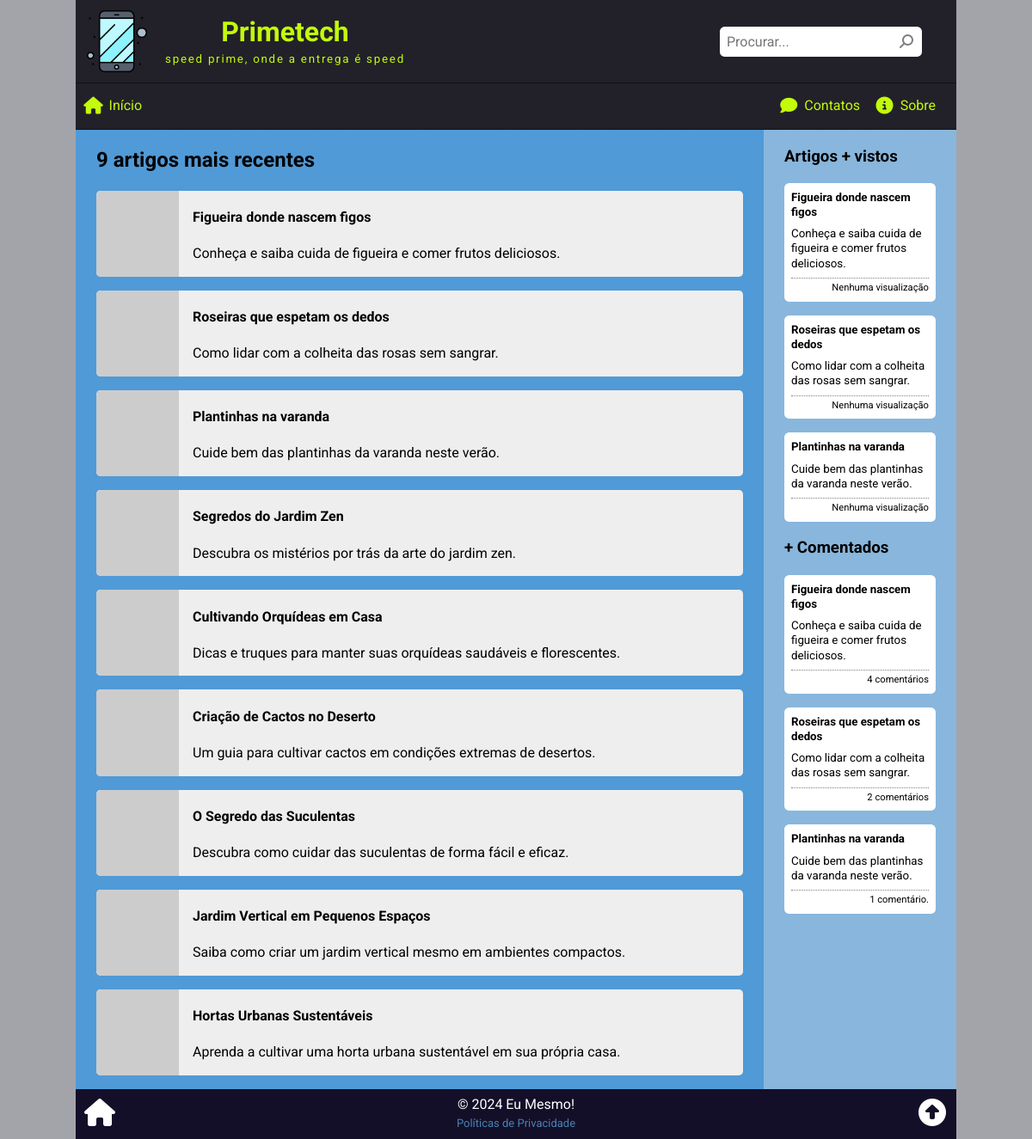
Before: / with the older database file.
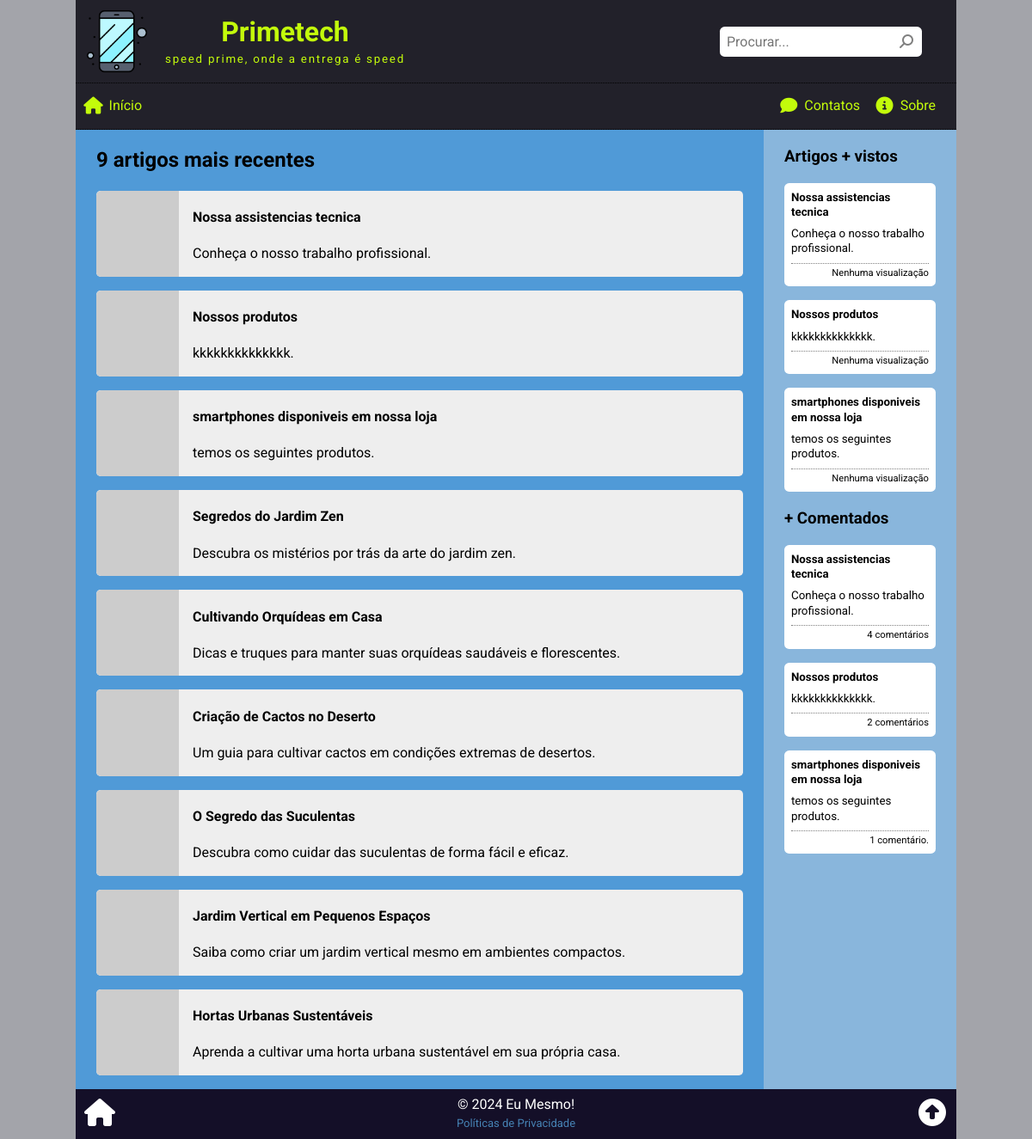
After: the same page with the newer database file.
### tables this page shows
CREATE TABLE article (
    art_id INT PRIMARY KEY AUTO_INCREMENT,
    art_date TIMESTAMP DEFAULT CURRENT_TIMESTAMP,
    art_thumbnail VARCHAR(255),
    art_title VARCHAR(127),
    art_summary VARCHAR(255),
    art_author INT,
    art_content TEXT,
    art_views INT DEFAULT '0',
    art_status ENUM('on', 'off', 'del') DEFAULT 'on',
    FOREIGN KEY (art_author) REFERENCES employee(emp_id)
);

### _global.php (the view, shortened to what this page needs)
<?php
$site = [
    "sitename" => "Primetech",
    "title" => "Primetech",
    "slogan" => "speed prime, onde a entrega é speed",
    "logo" => "logos.png",
    "mysql_hostname" => "localhost",
    "mysql_username" => "root",
    "mysql_password" => "",
    "mysql_database" => "helloword",
    "summary_length" => 40,
    "social_list" => [
        [
            "name" => "GitHub.com",
            "link" => "https://github.com/Luferat",
            "icon" => "fa-brands fa-square-github fa-fw",
            "color" => "#333"
        ], [
            "name" => "X / Twitter",
            "link" => "https://twitter.com/Luferat",
            "icon" => "fa-brands fa-square-x-twitter fa-fw",
            "color" => "#14171a"
        ], [
            "name" => "Youtube",
            "link" => "https://www.youtube.com/channel/UCkN6I-gfJlL5lUj9shkyxPQ",
            "icon" => "fa-brands fa-square-youtube fa-fw",
            "color" => "#ff0000"
        ], [
            "name" => "Facebook",
            "link" => "https://facebook.com/Luferat",
            "icon" => "fa-brands fa-square-facebook fa-fw",
            "color" => "#1877f2"
        ], [
            "name" => "Instagram",
            "link" => "https://instagram.com/Luferat",
            "icon" => "fa-brands fa-square-instagram fa-fw",
            "color" => "#405de6"
        ], [
            "name" => "LinkedIn",
            "link" => "https://www.linkedin.com/in/luferat/",
            "icon" => "fa-brands fa-linkedin fa-fw",
            "color" => "#0a66c2"
        ]
    ]
];
$conn = new mysqli(
    $site["mysql_hostname"],
    $site["mysql_username"],
    $site["mysql_password"],
    $site["mysql_database"]
);
$conn->query("SET NAMES 'utf8'");
$conn->query('SET character_set_connection=utf8');
$conn->query('SET character_set_client=utf8');
$conn->query('SET character_set_results=utf8');
$conn->query('SET GLOBAL lc_time_names = pt_BR');
$conn->query('SET lc_time_names = pt_BR');
function view_article($article_id)
{
    global $conn;
    $sql = <<<SQL
        SELECT
            art_id, art_thumbnail, art_title, art_summary
        FROM article
        WHERE
            art_id = '{$article_id}';
    SQL;
    $res = $conn->query($sql);
    $art = $res->fetch_assoc();
    return <<<HTML
        <div class="article" onclick="location.href = 'view.php?id={$art['art_id']}'">
        <img src="{$art['art_thumbnail']}" alt="{$art['art_title']}">
        <div>
            <h4>{$art['art_title']}</h4>
            <p>{$art['art_summary']}</p>
        </div>
        </div>
    HTML;
}
function aside_box($data = [])
{
    $clicked = $title = $body = $body_content = $footer = '';
    if (isset($data['href']))
        $clicked = 'class="clicked" onclick="location.href = \'' . $data['href'] . '\'"';
    if (isset($data['title']))
        $title = "<h5>{$data['title']}</h5>";
    if (isset($data['body'])) {
        if (isset($data['limit']))
            $body_content = cutString($data['body'], $data['limit']);
        else
            $body_content = $data['body'];
        $body = '<small title="' . $data['body'] . '">' . $body_content . '</small>';
    }
    if (isset($data['footer']))
        $footer = '<small class="footer">' . $data['footer'] . '</small>';
    $out = <<<HTML
        <div {$clicked}>
            {$title}
            {$body}
            {$footer}
        </div>
    HTML;
    return $out;
}

### index.php
<?php
require("_global.php");
$page = array(
    "title" => $site['slogan'],
    "css" => "index.css",
);
$sql = <<<SQL
SELECT
-- Obter o id
	art_id
FROM article
-- Obter somente artigos no passado e presente
-- Não obter artigos agendados para o futuro
	WHERE art_date <= NOW()
-- Obter somente artigos com status = 'on'
		AND art_status = 'on'
-- Ordenados pela data de publicação com os mais recentes primeiro
	ORDER BY art_date DESC;
SQL;
$res = $conn->query($sql);
$total = $res->num_rows;
$articles = '';
if ($total == 0) :
    $articles = "<h2>Artigos recentes</h2><p>Não achei nada!</p>";
else :
    if ($total == 1) $articles = '<h2>Artigo mais recente</h2>';
    else $articles = "<h2>{$total} artigos mais recentes</h2>";
    while ($art = $res->fetch_assoc()) :
        $articles .= view_article($art['art_id']);
    endwhile;
endif;
require('_header.php');
?>
<article>
    <?php echo $articles ?>
</article>
<aside>
    <?php
    require('widgets/_mostviewed.php');
    require('widgets/_mostcommented.php');
    ?>
</aside>
<?php require('_footer.php') ?>

### _header.php (shortened to what this page needs)
<?php
$_css = $_js = '';
if (isset($page['css']))
    $_css = '<link rel="stylesheet" href="assets/css/' . $page["css"] . '">' . "\n";
?>
<!DOCTYPE html>
<html lang="pt-br">
<head>
    <link rel="stylesheet" href="assets/css/global.css">
    <?php
    echo $_css;
    ?>
</head>
<body>
    <div id="wrap">
        <header>
            <div class="header-logo-title">
                <a href="index.php" title="Página inicial">
                    <img src="assets/img/<?php echo $site["logo"] ?>" alt="Logotipo de <?php echo $site["sitename"] ?>">
                </a>
                <div class="header-title">
                    <h1><?php echo $site["title"] ?></h1>
                    <small><?php echo $site["slogan"] ?></small>
                </div>
            </div>
            <div class="header-search">
                <form action="search.php" method="get" onclick="return searchCheck()">
                    <input type="search" name="q" id="headerSearch" placeholder="Procurar..." value="<?php echo isset($query)? $query : '' ?>">
                    <button type="submit"><i class="fa-solid fa-magnifying-glass fa-fw fa-flip-horizontal"></i></button>
                </form>
            </div>
        </header>
        <nav>
            <a href="index.php" title="Página inicial">
                <i class="fa-solid fa-house fa-fw"></i>
                <span>Início</span>
            </a>
            <a href="contacts.php" title="Faça Contato">
                <i class="fa-solid fa-comment fa-fw"></i>
                <span>Contatos</span>
            </a>
            <a href="about.php" title="Sobre agente">
                <i class="fa-solid fa-circle-info fa-fw"></i>
                <span>Sobre</span>
            </a>
            <a id="userAccess" href="login.php" title="Logue-se">
            </a>
        </nav>
        <main>

### widgets/_mostviewed.php
<?php
$num_list = (isset($num_list)) ? intval($num_list) : 3;
$sql = <<<SQL
SELECT
    art_id, art_title, art_summary, art_views
FROM article
WHERE
    art_status = 'on'
    AND art_date <= NOW()
ORDER BY art_views DESC
LIMIT {$num_list};
SQL;
$res = $conn->query($sql);
$aside_viewed = '
    <div class="aside_block">
        <h3>Artigos + vistos</h3>
';
while ($mv = $res->fetch_assoc()) :
    if (intval($mv['art_views']) == 0) $art_views = "Nenhuma visualização";
    elseif ($mv['art_views'] == 1) $art_views = "1 visualização";
    else $art_views = "{$mv['art_views']} visualizações";
    $aside_viewed .= aside_box([
        'href' => "view.php?id={$mv['art_id']}",
        'title' => $mv['art_title'],
        'body' => $mv['art_summary'],
        'footer' => $art_views
    ]);
endwhile;
$aside_viewed .= '</div>';
echo $aside_viewed;

### widgets/_mostcommented.php
<?php
$num_list = isset($num_list) ? intval($num_list) : 3;
$sql = <<<SQL
SELECT
    -- ID do artigo
    cmt_article,
    -- Conta os registros / comentários
    COUNT(*) AS total_comments,
    -- Dados do artigo
    art_title, art_summary
FROM comment
    -- Relacionamento entre tabelas comment e article
    INNER JOIN article ON cmt_article = art_id
WHERE
    -- Requisitos pré estabelecidos
    cmt_status = 'on'
    AND art_status = 'on'
    AND art_date <= NOW()
-- Agrupa os registros que tem o mesmo cmt_article (ID do artigo)
GROUP BY cmt_article
-- Ordena pelo total de registros / comentários
ORDER BY total_comments DESC
-- Limita os registros
LIMIT {$num_list};
SQL;
$res = $conn->query($sql);
if ($res->num_rows > 0) :
    $html_view = '<h3>+ Comentados</h3>';
    while ($art = $res->fetch_assoc()) :
        if ($art['total_comments'] == 1)
            $tot = '1 comentário.';
        else
            $tot = $art['total_comments'] . ' comentários';
        $html_view .= <<<HTML
<div onclick="location.href='view.php?id={$art['cmt_article']}'">
    <h5>{$art['art_title']}</h5>
    <small>{$art['art_summary']}</small>
    <small class="footer">{$tot}</small>
</div>
HTML;
    endwhile;
endif;
?>
<div class="aside_block">
    <?php echo $html_view ?>
</div>

### _footer.php (shortened to what this page needs)
</main>
<footer>
    <a href="index.php">
        <i class="fa-solid fa-house fa-fw"></i>
    </a>
    <div>
        <div>&copy; 2024 Eu Mesmo!</div>
        <a href="privacy.php">Políticas de Privacidade</a>
    </div>
    <a href="#wrap">
        <i class="fa-solid fa-circle-up fa-fw"></i>
    </a>
</footer>
</div>
</body>
</html>

### assets/css/global.css (style rules this page uses)
* { box-sizing: border-box; outline: none; }
html, body { position: relative; width: 100%; height: 100%; padding: 0; margin: 0; font-family: 'Roboto', Arial, Helvetica, sans-serif; font-size: 16px; line-height: 1.3; }
body { background-color: rgba(103, 104, 114, 0.6); background-image: url('../img/back01.png'); background-attachment: fixed; background-position: center; background-repeat: repeat; }
a { color: steelblue; text-decoration: none; }
#wrap { position: relative; width: 100%; height: 100%; max-width: 1024px; margin: auto; display: flex; flex-direction: column; }
header { background-color: #22212a; display: flex; flex-direction: column; }
.header-logo-title { display: flex; align-items: center; }
header img { display: block; height: 5rem; margin: .5rem 1rem .5rem .5rem; }
.header-title { color: #c3fb0b; text-align: center; }
.header-title h1 { margin: 0; }
.header-title small { letter-spacing: .11rem; }
.header-search { background-color: #22212a; padding: 1rem; }
.header-search form { height: 100%; display: flex; align-items: center; }
.header-search form input, .header-search form button { padding: .5rem; border: none; background-color: rgb(255, 255, 255); }
.header-search form input { flex-grow: 1; border-radius: .35rem 0 0 .35rem; }
.header-search form button { border-radius: 0 .35rem .35rem 0; color: grey; }
nav { background-color: #22212a; border-top: 1px dotted #000; border-bottom: 1px dotted #000; display: flex; align-items: center; justify-content: space-around; }
nav a { padding: 1rem .5rem; text-align: center; color: #c3fb0b; display: flex; flex-direction: column; align-items: center; }
nav a i { font-size: 2.2rem; margin-bottom: .25rem; }
main { display: flex; flex-direction: column; flex-grow: 1; }
main article, main aside { padding: 0 1.5rem; }
main article { background-color: rgba(71, 153, 220, 0.9); flex-grow: 1; }
main aside { background-color: rgba(135, 184, 225, 0.9); min-height: 5rem; }
footer { background-color: #140f28; color: #ffffff; display: flex; align-items: center; }
footer>div { flex-grow: 1; text-align: center; }
footer>a { font-size: 2rem; padding: .5rem; color: #fff; }
footer>div>a { font-size: small; }
input, textarea, button { font-family: inherit; font-size: inherit; }
button { border: none; padding: .35rem 1rem; border-radius: .3rem; }
@media only screen and (min-width: 768px) { main { flex-direction: row; } }
@media only screen and (min-width: 768px) { main aside { min-width: 14rem; max-width: 14rem; } }
@media only screen and (min-width: 768px) { header { flex-direction: row; justify-content: space-between; } }
@media only screen and (min-width: 768px) { .header-search form { margin-left: 1.5rem; margin-right: 1.5rem; } }
@media screen and (min-width: 425px) { nav { justify-content: flex-end; } }
@media screen and (min-width: 425px) { nav a { flex-direction: row; } }
@media screen and (min-width: 425px) { nav a:first-child { margin-right: auto; } }
@media screen and (min-width: 425px) { nav a i { font-size: 1.25rem; margin-bottom: 0; margin-right: .35rem; } }
.aside_block div { background-color: #ffffff; padding: .5rem; border-radius: .35rem; margin-bottom: 1rem; }
.clicked { cursor: pointer; }
.aside_block h5 { margin: 0; }
.aside_block small { display: block; margin-top: .5rem; }
.aside_block small.footer { border-top: 1px dotted grey; padding-top: .25rem; font-size: 70%; text-align: right; }

### assets/css/index.css (style rules this page uses)
.article { background-color: #eee; display: flex; flex-direction: column; margin-bottom: 1rem; cursor: pointer; border-radius: .3rem; }
.article img { width: 100%; height: auto; border-radius: .35rem .35rem 0 0; }
.article div { padding: 0 1rem; }
@media screen and (min-width: 768px) { .article { flex-direction: row; } }
@media screen and (min-width: 768px) { .article img { width: 6rem; height: auto; border-radius: .35rem 0 0 .35rem; } }

Changed rows visible on the page:
changed article: art_title "Figueira donde nascem figos" → "Nossa assistencias tecnica"; art_summary "Conheça e saiba cuida de figueira e comer frutos deliciosos." → "Conheça o nosso trabalho profissional."; title "Figueira donde nascem figos" → "Nossa assistencias tecnica"; body_content "Conheça e saiba cuida de figueira e comer frutos deliciosos." → "Conheça o nosso trabalho profissional."
changed article: art_title "Roseiras que espetam os dedos" → "Nossos produtos"; art_summary "Como lidar com a colheita das rosas sem sangrar." → "kkkkkkkkkkkkkk."; title "Roseiras que espetam os dedos" → "Nossos produtos"; body_content "Como lidar com a colheita das rosas sem sangrar." → "kkkkkkkkkkkkkk."
changed article: art_title "Plantinhas na varanda" → "smartphones disponiveis em nossa loja"; art_summary "Cuide bem das plantinhas da varanda neste verão." → "temos os seguintes produtos."; title "Plantinhas na varanda" → "smartphones disponiveis em nossa loja"; body_content "Cuide bem das plantinhas da varanda neste verão." → "temos os seguintes produtos."
Other visible differences:
new list line: "Nossa assistencias tecnica Conheça o nosso trabalho profissional. 4 comentários"
new list line: "Nossos produtos kkkkkkkkkkkkkk. 2 comentários"
new list line: "smartphones disponiveis em nossa loja temos os seguintes produtos. 1 comentário."
list line gone: "Figueira donde nascem figos Conheça e saiba cuida de figueira e comer frutos deliciosos. 4 comentários"
list line gone: "Roseiras que espetam os dedos Como lidar com a colheita das rosas sem sangrar. 2 comentários"
list line gone: "Plantinhas na varanda Cuide bem das plantinhas da varanda neste verão. 1 comentário."
